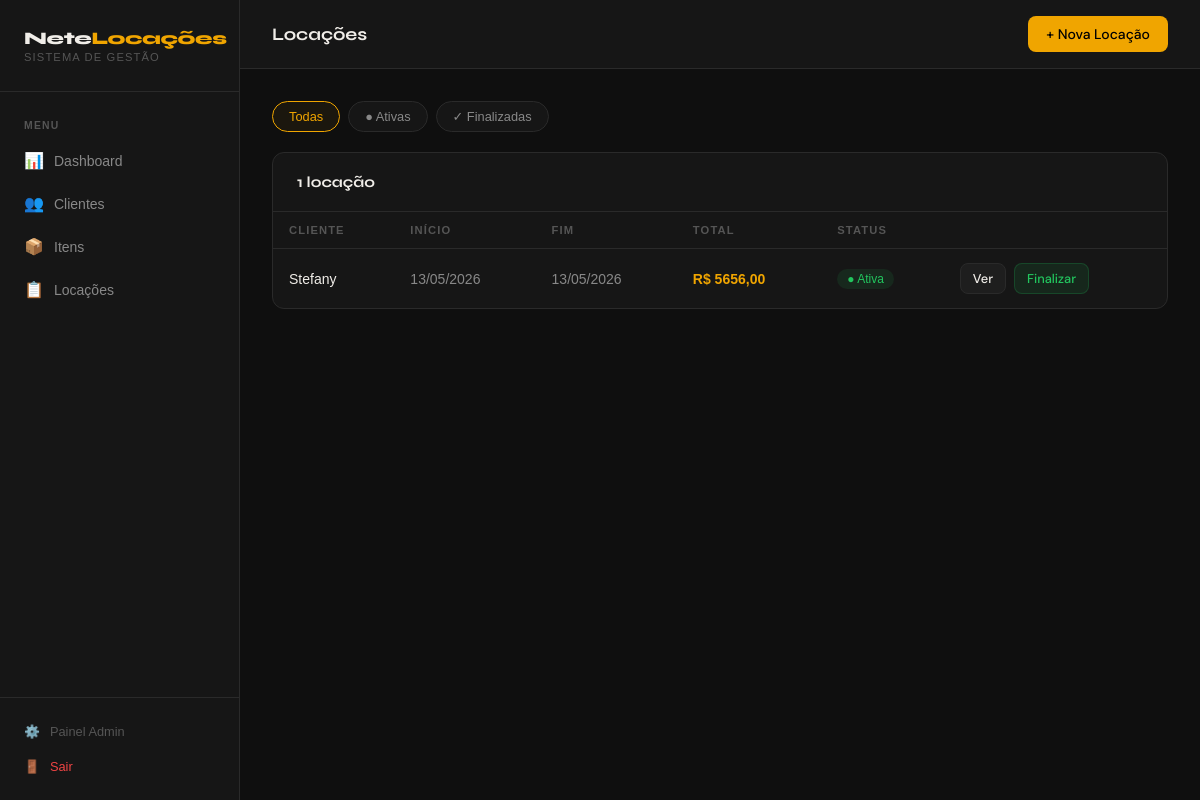
The app's page /locacoes/ (signed in), older data.
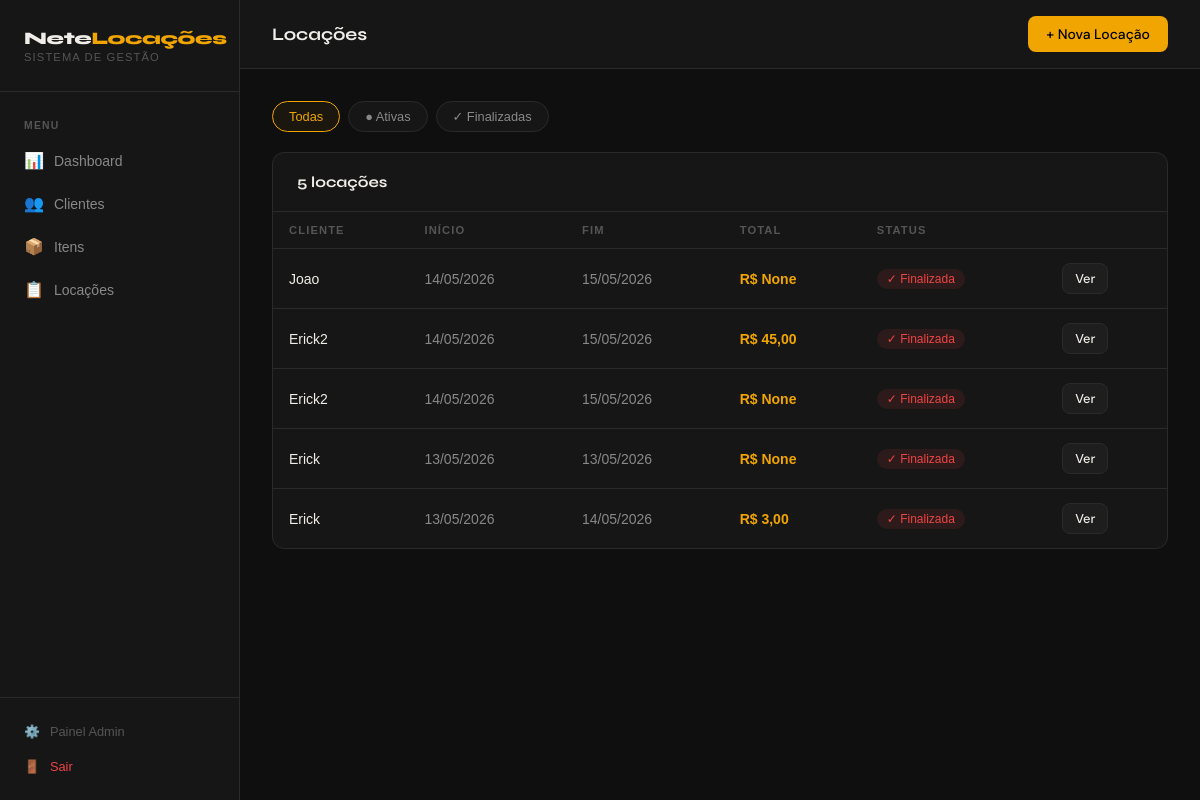
The same page, newer data.
### locacao/models.py (models this page shows, shortened)
class Locacao(models.Model):
    STATUS_CHOICES = (
        ('ativa', 'Ativa'),
        ('finalizada', 'Finalizada'),
    )
    cliente = models.ForeignKey(Cliente, on_delete=models.CASCADE)
    data_inicio = models.DateField()
    data_fim = models.DateField()
    preco_total = models.DecimalField(max_digits=10, decimal_places=2, default=None, null= True, blank=True)
    observacoes = models.TextField(blank=True, null=True)
    status = models.CharField(max_length=20, choices=STATUS_CHOICES, default='ativa')
    endereco_rua = models.CharField(max_length=200, blank=True, null=True)
    endereco_numero = models.CharField(max_length=20, blank=True, null=True)
    endereco_bairro = models.CharField(max_length=100, blank=True, null=True)
    endereco_referencia = models.CharField(max_length=200, blank=True, null=True)

### cliente/models.py (models this page shows, shortened)
class Cliente(models.Model):
    nome = models.CharField(max_length=100, unique=True)
    telefone = models.CharField(max_length=15)
    bairro = models.CharField(max_length=100, blank=True)
    endereco = models.CharField(max_length=200, blank=True)
    cep = models.CharField(max_length=9, blank=True, null=True)
    class Meta:
        constraints = [
            models.UniqueConstraint(fields=['nome', 'telefone'], name='unique_cliente_nome_telefone')
        ]

### core/views.py (the view)
# urls.py: path('locacoes/', views.locacoes_list, name='locacoes_list'),
@login_required
def locacoes_list(request):
    locacoes = Locacao.objects.select_related('cliente').order_by('-data_inicio')
    status = request.GET.get('status')
    if status:
        locacoes = locacoes.filter(status=status)
    return render(request, 'locacoes/lista.html', {'locacoes': locacoes})

### templates/locacoes/lista.html (shortened to what this page needs)
{% extends 'base/base.html' %}
{% block page_title %}Locações{% endblock %}
{% block topbar_actions %}
    <a href="{% url 'locacao_criar' %}" class="btn btn-primary">+ Nova Locação</a>
{% endblock %}
{% block content %}
<div class="filter-bar">
    <a href="{% url 'locacoes_list' %}" class="filter-btn {% if not request.GET.status %}active{% endif %}">Todas</a>
    <a href="?status=ativa" class="filter-btn {% if request.GET.status == 'ativa' %}active{% endif %}">● Ativas</a>
    <a href="?status=finalizada" class="filter-btn {% if request.GET.status == 'finalizada' %}active{% endif %}">✓ Finalizadas</a>
</div>
<div class="card">
    <div class="card-header">
        <span class="card-title">{{ locacoes.count }} locaç{% if locacoes.count == 1 %}ão{% else %}ões{% endif %}</span>
    </div>
    <div class="table-wrap">
        {% if locacoes %}
        <table>
            <thead>
                <tr>
                    <th>Cliente</th>
                    <th>Início</th>
                    <th>Fim</th>
                    <th>Total</th>
                    <th>Status</th>
                    <th></th>
                </tr>
            </thead>
            <tbody>
                {% for loc in locacoes %}
                <tr>
                    <td style="color:var(--text);font-weight:500">{{ loc.cliente.nome }}</td>
                    <td>{{ loc.data_inicio|date:"d/m/Y" }}</td>
                    <td>{{ loc.data_fim|date:"d/m/Y" }}</td>
                    <td style="color:var(--accent);font-weight:600">R$ {{ loc.preco_total }}</td>
                    <td>
                        {% if loc.status == 'ativa' %}
                            <span class="badge badge-green">● Ativa</span>
                        {% else %}
                            <span class="badge badge-red">✓ Finalizada</span>
                        {% endif %}
                    </td>
                    <td>
                        <div style="display:flex;gap:8px">
                            <a href="{% url 'locacao_detalhe' loc.pk %}" class="btn btn-secondary btn-sm">Ver</a>
                            {% if loc.status == 'ativa' %}
                                <a href="{% url 'locacao_finalizar' loc.pk %}" class="btn btn-success btn-sm">Finalizar</a>
                            {% endif %}
                        </div>
                    </td>
                </tr>
                {% endfor %}
            </tbody>
        </table>
        {% endif %}
    </div>
</div>
{% endblock %}

Row changes from the older to the newer data that the page shows:
removed Locacao: cliente.nome "Stefany", data_inicio "13/05/2026", data_fim "13/05/2026", preco_total "5656,00", status "● Ativa"
added Locacao: cliente.nome "Joao", data_inicio "14/05/2026", data_fim "15/05/2026", preco_total "None", status "✓ Finalizada"
added Locacao: cliente.nome "Erick2", data_inicio "14/05/2026", data_fim "15/05/2026", preco_total "45,00", status "✓ Finalizada"
added Locacao: cliente.nome "Erick2", data_inicio "14/05/2026", data_fim "15/05/2026", preco_total "None", status "✓ Finalizada"
added Locacao: cliente.nome "Erick", data_inicio "13/05/2026", data_fim "13/05/2026", preco_total "None", status "✓ Finalizada"
added Locacao: cliente.nome "Erick", data_inicio "13/05/2026", data_fim "14/05/2026", preco_total "3,00", status "✓ Finalizada"
Text that changed along with them:
{{ locacoes.count }}: "1" → "5"
text no longer shown: "ão"
text now shown: "ões"
